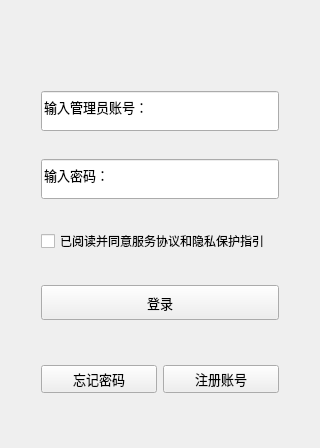
<?xml version="1.0" encoding="UTF-8"?>
<ui version="4.0">
 <class>LoginServer</class>
 <widget class="QWidget" name="LoginServer">
  <property name="geometry">
   <rect>
    <x>0</x>
    <y>0</y>
    <width>320</width>
    <height>448</height>
   </rect>
  </property>
  <property name="minimumSize">
   <size>
    <width>320</width>
    <height>448</height>
   </size>
  </property>
  <property name="maximumSize">
   <size>
    <width>320</width>
    <height>448</height>
   </size>
  </property>
  <property name="windowTitle">
   <string>登录</string>
  </property>
  <layout class="QVBoxLayout" name="verticalLayout">
   <item>
    <layout class="QHBoxLayout" name="horizontalLayout"/>
   </item>
   <item>
    <layout class="QGridLayout" name="gridLayout">
     <item row="1" column="4">
      <spacer name="horizontalSpacer_3">
       <property name="orientation">
        <enum>Qt::Horizontal</enum>
       </property>
       <property name="sizeType">
        <enum>QSizePolicy::Fixed</enum>
       </property>
       <property name="sizeHint" stdset="0">
        <size>
         <width>30</width>
         <height>20</height>
        </size>
       </property>
      </spacer>
     </item>
     <item row="9" column="1" colspan="3">
      <widget class="QPushButton" name="loginButton">
       <property name="minimumSize">
        <size>
         <width>0</width>
         <height>35</height>
        </size>
       </property>
       <property name="maximumSize">
        <size>
         <width>16777215</width>
         <height>35</height>
        </size>
       </property>
       <property name="font">
        <font>
         <pointsize>10</pointsize>
        </font>
       </property>
       <property name="text">
        <string>登录</string>
       </property>
      </widget>
     </item>
     <item row="4" column="2">
      <spacer name="verticalSpacer_2">
       <property name="orientation">
        <enum>Qt::Vertical</enum>
       </property>
       <property name="sizeType">
        <enum>QSizePolicy::Fixed</enum>
       </property>
       <property name="sizeHint" stdset="0">
        <size>
         <width>20</width>
         <height>8</height>
        </size>
       </property>
      </spacer>
     </item>
     <item row="10" column="2">
      <spacer name="verticalSpacer_5">
       <property name="orientation">
        <enum>Qt::Vertical</enum>
       </property>
       <property name="sizeType">
        <enum>QSizePolicy::Fixed</enum>
       </property>
       <property name="sizeHint" stdset="0">
        <size>
         <width>20</width>
         <height>25</height>
        </size>
       </property>
      </spacer>
     </item>
     <item row="0" column="2">
      <spacer name="verticalSpacer_7">
       <property name="orientation">
        <enum>Qt::Vertical</enum>
       </property>
       <property name="sizeType">
        <enum>QSizePolicy::Minimum</enum>
       </property>
       <property name="sizeHint" stdset="0">
        <size>
         <width>20</width>
         <height>28</height>
        </size>
       </property>
      </spacer>
     </item>
     <item row="3" column="1" colspan="3">
      <widget class="QLineEdit" name="idEdit">
       <property name="minimumSize">
        <size>
         <width>0</width>
         <height>40</height>
        </size>
       </property>
       <property name="maximumSize">
        <size>
         <width>16777215</width>
         <height>40</height>
        </size>
       </property>
       <property name="font">
        <font>
         <pointsize>10</pointsize>
        </font>
       </property>
       <property name="text">
        <string>输入管理员账号：</string>
       </property>
      </widget>
     </item>
     <item row="7" column="1" colspan="3">
      <widget class="QCheckBox" name="checkBox">
       <property name="text">
        <string>已阅读并同意服务协议和隐私保护指引</string>
       </property>
      </widget>
     </item>
     <item row="11" column="1" colspan="3">
      <layout class="QHBoxLayout" name="horizontalLayout_2">
       <item>
        <widget class="QPushButton" name="revisePasswordButton">
         <property name="font">
          <font>
           <pointsize>10</pointsize>
          </font>
         </property>
         <property name="text">
          <string>忘记密码</string>
         </property>
        </widget>
       </item>
       <item>
        <widget class="QPushButton" name="enrollButton">
         <property name="font">
          <font>
           <pointsize>10</pointsize>
          </font>
         </property>
         <property name="text">
          <string>注册账号</string>
         </property>
        </widget>
       </item>
      </layout>
     </item>
     <item row="5" column="1" colspan="3">
      <widget class="QLineEdit" name="passwordEdit">
       <property name="minimumSize">
        <size>
         <width>0</width>
         <height>40</height>
        </size>
       </property>
       <property name="maximumSize">
        <size>
         <width>16777215</width>
         <height>40</height>
        </size>
       </property>
       <property name="font">
        <font>
         <pointsize>10</pointsize>
        </font>
       </property>
       <property name="text">
        <string>输入密码：</string>
       </property>
      </widget>
     </item>
     <item row="8" column="2">
      <spacer name="verticalSpacer_4">
       <property name="orientation">
        <enum>Qt::Vertical</enum>
       </property>
       <property name="sizeType">
        <enum>QSizePolicy::Fixed</enum>
       </property>
       <property name="sizeHint" stdset="0">
        <size>
         <width>20</width>
         <height>12</height>
        </size>
       </property>
      </spacer>
     </item>
     <item row="1" column="0">
      <spacer name="horizontalSpacer_2">
       <property name="orientation">
        <enum>Qt::Horizontal</enum>
       </property>
       <property name="sizeType">
        <enum>QSizePolicy::Fixed</enum>
       </property>
       <property name="sizeHint" stdset="0">
        <size>
         <width>30</width>
         <height>20</height>
        </size>
       </property>
      </spacer>
     </item>
     <item row="6" column="2">
      <spacer name="verticalSpacer_3">
       <property name="orientation">
        <enum>Qt::Vertical</enum>
       </property>
       <property name="sizeType">
        <enum>QSizePolicy::Fixed</enum>
       </property>
       <property name="sizeHint" stdset="0">
        <size>
         <width>20</width>
         <height>10</height>
        </size>
       </property>
      </spacer>
     </item>
     <item row="2" column="2">
      <spacer name="verticalSpacer">
       <property name="orientation">
        <enum>Qt::Vertical</enum>
       </property>
       <property name="sizeType">
        <enum>QSizePolicy::Fixed</enum>
       </property>
       <property name="sizeHint" stdset="0">
        <size>
         <width>20</width>
         <height>18</height>
        </size>
       </property>
      </spacer>
     </item>
    </layout>
   </item>
   <item>
    <spacer name="verticalSpacer_6">
     <property name="orientation">
      <enum>Qt::Vertical</enum>
     </property>
     <property name="sizeType">
      <enum>QSizePolicy::Maximum</enum>
     </property>
     <property name="sizeHint" stdset="0">
      <size>
       <width>20</width>
       <height>25</height>
      </size>
     </property>
    </spacer>
   </item>
  </layout>
 </widget>
 <resources/>
 <connections/>
</ui>
